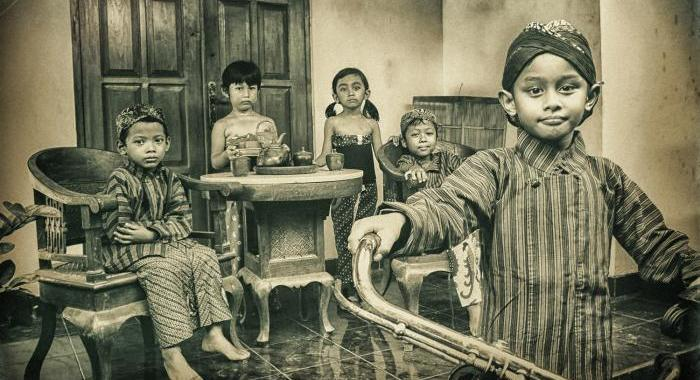
#> input picture img-3.jpg, 700 x 380 px
$ jupyter execute 'Contrast Adjustment.ipynb'
#> lines starting #> are read from the running program, lines starting #| are printed output that depends on the picture
# Contrast Adjustment pada Pengolahan Citra
Notebook ini melakukan penyesuaian kontras (Contrast Adjustment) menggunakan OpenCV.

[cell 1]
import cv2
import numpy as np
from matplotlib import pyplot as plt

[cell 2]
# Baca gambar
img = cv2.imread('img-3.jpg')
#> img is the input picture: shape (380, 700, 3); mean B, G, R 91.5, 116, 117
img

[cell 3]
if img is None:
    print("⚠️ Gambar tidak ditemukan! Pastikan file ada di folder yang sama.")
else:
    # Konversi BGR → RGB
    img_rgb = cv2.cvtColor(img, cv2.COLOR_BGR2RGB)

    # ====== Contrast Adjustment ======
    # alpha = nilai kontras (>1 untuk lebih kontras, 0-1 untuk kurang kontras)
    alpha = 1.5  # ubah nilai ini untuk melihat efek berbeda
    contrast_img = cv2.convertScaleAbs(img_rgb, alpha=alpha, beta=0)
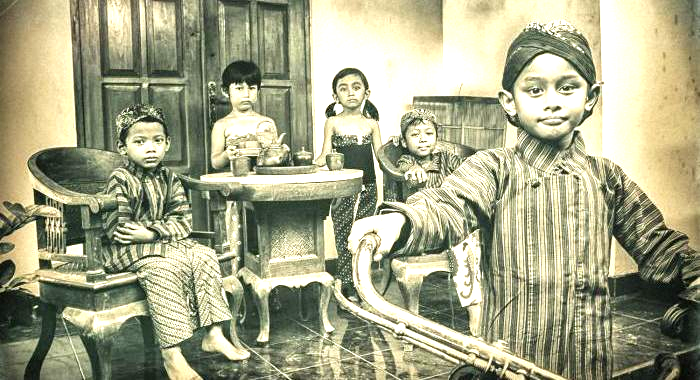
#> contrast_img: shape (380, 700, 3); mean R, G, B 165.7, 166.9, 136.1

    # ====== Tampilkan Hasil ======
    plt.figure(figsize=(10, 5))

    plt.subplot(1, 2, 1)
    plt.title("Original")
    plt.imshow(img_rgb)
    plt.axis("off")

    plt.subplot(1, 2, 2)
    plt.title("Contrast Adjusted")
    plt.imshow(contrast_img)
    plt.axis("off")

    plt.show()
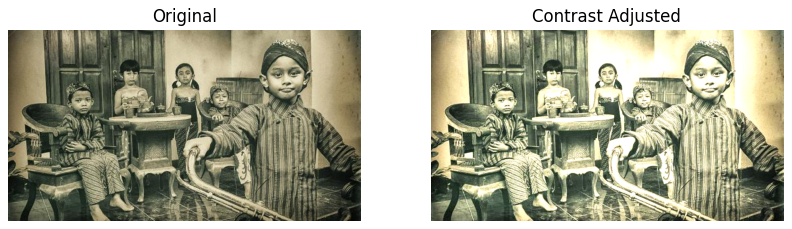
#> figure drawn by matplotlib, 2 panels
